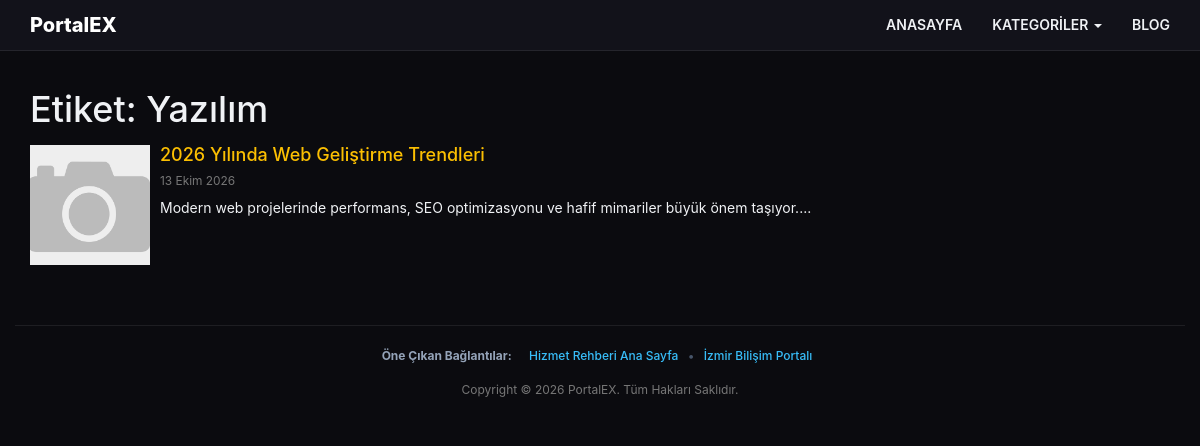
The app's page /etiket/yazilim.html with its own data.
### tables this page shows
CREATE TABLE `ayarlar` (
  `id` INT NOT NULL AUTO_INCREMENT,
  `siteadi` VARCHAR(255) DEFAULT 'Hizmet ve İlan Rehberi',
  `logoyazi` VARCHAR(255) DEFAULT 'PortalEX',
  `meta` TEXT,
  `anahtar` TEXT,
  `telefon` VARCHAR(50) DEFAULT '0555 000 00 00',
  `telefonyazi` VARCHAR(255) DEFAULT 'İletişim & Destek',
  `siteurl` VARCHAR(255) DEFAULT 'http://localhost/',
  `ampurl` VARCHAR(255) DEFAULT 'http://localhost/amp',
  `anasayfa` MEDIUMTEXT,
  `yanpanel` MEDIUMTEXT,
  `copyright` VARCHAR(255) DEFAULT 'Copyright © 2026 PortalEX. All Rights Reserved.',
  `yanpanelbaslik` VARCHAR(255) DEFAULT 'Hızlı Menü',
  `ustalanyazisi` VARCHAR(255) DEFAULT 'Profesyonel Hizmet ve İlan Rehberi',
  `head` TEXT,
  `footer` TEXT,
  `mapsapi` VARCHAR(255) DEFAULT '',
  `analytics` VARCHAR(255) DEFAULT '',
  `renk_arka` VARCHAR(20) DEFAULT '#0f172a',
  `renk_headerarka` VARCHAR(20) DEFAULT '#1e293b',
  `renk_headeryazi` VARCHAR(20) DEFAULT '#ffffff',
  `renk_paketbaslik` VARCHAR(20) DEFAULT '#38bdf8',
  `renk_paketyazi` VARCHAR(20) DEFAULT '#ffffff',
  PRIMARY KEY (`id`)
);

CREATE TABLE `etiketler` (
  `id` INT NOT NULL AUTO_INCREMENT,
  `konu` INT NOT NULL,
  `baslik` VARCHAR(255) NOT NULL,
  `seo` VARCHAR(255) NOT NULL,
  PRIMARY KEY (`id`),
  KEY `idx_etiket_seo` (`seo`),
  KEY `idx_etiket_konu` (`konu`)
);

CREATE TABLE `blog` (
  `id` INT NOT NULL AUTO_INCREMENT,
  `kategori` INT DEFAULT 0,
  `baslik` VARCHAR(255) NOT NULL,
  `aciklama` LONGTEXT,
  `resim` VARCHAR(255) DEFAULT 'resimyok.png',
  `meta` TEXT,
  `anahtar` TEXT,
  `durum` VARCHAR(50) DEFAULT 'Aktif',
  `odak_kelime` VARCHAR(255) DEFAULT '',
  `seo` VARCHAR(255) NOT NULL,
  `paylasim` VARCHAR(50) DEFAULT 'Normal',
  `tarih` VARCHAR(50) DEFAULT '',
  `yayinlanma_tarihi` DATETIME DEFAULT CURRENT_TIMESTAMP,
  `yil` INT DEFAULT 2026,
  `hit` INT DEFAULT 0,
  PRIMARY KEY (`id`),
  KEY `idx_blog_durum` (`durum`),
  KEY `idx_blog_seo` (`seo`)
);

CREATE TABLE `linkler` (
  `id` INT NOT NULL AUTO_INCREMENT,
  `baslik` VARCHAR(255) NOT NULL,
  `url` VARCHAR(255) NOT NULL,
  PRIMARY KEY (`id`)
);

### include/connect.php (called while the page is built, shortened)
<?php
$DB_HOST = getenv('DB_HOST') ?: "localhost";
$DB_NAME = getenv('DB_NAME') ?: "database_name";
$DB_USER = getenv('DB_USER') ?: "database_user";
$DB_PASS = getenv('DB_PASS') !== false ? getenv('DB_PASS') : "";
$charset = 'utf8mb4';
$options = [
    PDO::ATTR_ERRMODE            => PDO::ERRMODE_EXCEPTION,
    PDO::ATTR_DEFAULT_FETCH_MODE => PDO::FETCH_ASSOC,
    PDO::ATTR_EMULATE_PREPARES   => false,
];
$dsn = "mysql:host=$DB_HOST;dbname=$DB_NAME;charset=$charset";
try {
    $conn = new PDO($dsn, $DB_USER, $DB_PASS, $options);
} catch (PDOException $e) {
    error_log("Veritabanı bağlantı hatası: " . $e->getMessage());
    die("Sistemde bir sorun oluştu. Lütfen daha sonra tekrar deneyin.");
}
try {
    $SiteBilgi = $conn->query("SELECT * FROM ayarlar WHERE id = 1 LIMIT 1")->fetch();
} catch (PDOException $e) {
    error_log("Site ayarları çekilemedi: " . $e->getMessage());
    $SiteBilgi = [];
    $AmpBilgi = [];
}
?>

### include/tarihfonksiyonu.php (called while the page is built, shortened)
<?php
function turkcetarih($format, $zaman_damgasi = 'now')
{
    try {
        if (is_numeric($zaman_damgasi)) {
            $tarih_objesi = new DateTime("@$zaman_damgasi");
            $tarih_objesi->setTimezone(new DateTimeZone('Europe/Istanbul'));
        } else {
            $tarih_objesi = new DateTime($zaman_damgasi);
        }
    } catch (Throwable $e) {
        $tarih_objesi = new DateTime();
    }
    try {
        if (class_exists('IntlDateFormatter')) {
            $fmt = new IntlDateFormatter(
                'tr_TR',
                IntlDateFormatter::FULL,
                IntlDateFormatter::FULL,
                'Europe/Istanbul',
                IntlDateFormatter::GREGORIAN,
                $format
            );
            $result = $fmt->format($tarih_objesi);
            if ($result !== false) {
                return $result;
            }
        }
    } catch (Throwable $e) {
    }
    return $tarih_objesi->format('d.m.Y');
}
?>

### etiketsayfasi.php (the view, shortened to what this page needs)
<?php
require_once("include/connect.php");
require_once("include/tarihfonksiyonu.php");
$etiket_seo = isset($_GET['etiket']) ? trim($_GET['etiket']) : '';
$etiketQuery = $conn->prepare("SELECT baslik, seo FROM etiketler WHERE seo = ? LIMIT 1");
$etiketQuery->execute([$etiket_seo]);
$etiket = $etiketQuery->fetch();
$EtiketBaslik = $etiket['baslik'];
$limit = 10;
$sayfa = isset($_GET['sayfa']) ? max(1, intval($_GET['sayfa'])) : 1;
$toplamQuery = $conn->prepare("
    SELECT COUNT(DISTINCT b.id) FROM blog b
    JOIN etiketler e ON e.konu = b.id
    WHERE e.seo = ? AND b.durum = 'Aktif'
");
$toplamQuery->execute([$etiket_seo]);
$toplam = (int)$toplamQuery->fetchColumn();
$sayfasayisi = max(1, (int)ceil($toplam / $limit));
$sayfa = min($sayfa, $sayfasayisi);
$offset = ($sayfa - 1) * $limit;
$yaziQuery = $conn->prepare("
    SELECT DISTINCT b.id, b.seo, b.baslik, b.resim, b.aciklama, b.yayinlanma_tarihi
    FROM blog b
    JOIN etiketler e ON e.konu = b.id
    WHERE e.seo = ? AND b.durum = 'Aktif'
    ORDER BY b.id DESC LIMIT $limit OFFSET $offset
");
$yaziQuery->execute([$etiket_seo]);
$yazilar = $yaziQuery->fetchAll(PDO::FETCH_ASSOC);
require_once("include/header.php");
?>
<body id="top">
<?php include('include/ustmenu.php'); ?>
<main role="main">
    <div class="container" style="padding-top: 70px;">
        <h1>Etiket: <?= htmlspecialchars($EtiketBaslik); ?></h1>
        <?php if (count($yazilar) > 0): ?>
        <?php foreach($yazilar as $yazi): ?>
        <article class="media" style="margin-bottom:20px;">
            <div class="media-left">
                <a href="yazi/<?= htmlspecialchars($yazi['seo']); ?>/<?= intval($yazi['id']); ?>.html">
                    <img class="media-object" src="blogresim/<?= htmlspecialchars($yazi['resim']); ?>" alt="<?= htmlspecialchars($yazi['baslik']); ?>" width="120" height="120" loading="lazy" style="object-fit:cover;">
                </a>
            </div>
            <div class="media-body">
                <h2 class="media-heading" style="font-size:18px;">
                    <a href="yazi/<?= htmlspecialchars($yazi['seo']); ?>/<?= intval($yazi['id']); ?>.html"><?= htmlspecialchars($yazi['baslik']); ?></a>
                </h2>
                <small class="text-muted"><?= turkcetarih('d MMMM yyyy', $yazi['yayinlanma_tarihi']); ?></small>
                <p style="margin-top:5px;"><?= htmlspecialchars(mb_substr(strip_tags($yazi['aciklama']), 0, 200)); ?>...</p>
            </div>
        </article>
        <?php endforeach; ?>
        <?php else: ?>
        <p>Bu etikete ait yayınlanmış yazı bulunmuyor.</p>
        <?php endif; ?>
    </div>
</main>
<?php include('include/alt.php'); ?>
</body>
</html>

### include/ustmenu.php (shortened to what this page needs)
<nav class="navbar navbar-inverse navbar-fixed-top" role="navigation">
    <div class="container">
        <div class="navbar-header">
            <a href="/" class="navbar-brand"><?= htmlspecialchars($SiteBilgi['logoyazi'] ?? ''); ?></a>
        </div>
        <div id="navbar-menu" class="collapse navbar-collapse">
            <ul class="nav navbar-nav navbar-right">
                <li><a href="/">ANASAYFA</a></li>
                <li class="dropdown">
                    <a href="kategori.php" class="dropdown-toggle" data-toggle="dropdown" role="button" aria-haspopup="true" aria-expanded="false">KATEGORİLER <span class="caret"></span></a>
                </li>
                <li><a href="blog">BLOG</a></li>
            </ul>
        </div>
    </div>
</nav>

### include/alt.php (shortened to what this page needs)
<footer id="footer" style="margin-top:40px;">
    <div class="container text-center text-muted" style="padding: 20px 0; border-top: 1px solid rgba(255,255,255,0.08);">
        <?php
        $footer_linkler = $conn->query("SELECT * FROM linkler ORDER BY id ASC")->fetchAll(PDO::FETCH_ASSOC);
        if (count($footer_linkler) > 0):
        ?>
        <div style="margin-bottom:15px; font-size:12px;" class="footer-partner-links">
            <span style="color:#94a3b8; font-weight:bold; margin-right:8px;">Öne Çıkan Bağlantılar:</span>
            <?php foreach($footer_linkler as $index => $plink): ?>
                <a href="<?= htmlspecialchars($plink['url']); ?>" style="color:#38bdf8; text-decoration:none; margin:0 6px; font-weight:500;" target="_blank"><?= htmlspecialchars($plink['baslik']); ?></a>
                <?= ($index < count($footer_linkler) - 1) ? '<span style="color:#475569;">•</span>' : ''; ?>
            <?php endforeach; ?>
        </div>
        <?php endif; ?>
        <p style="margin:0; font-size:12px;"><?= htmlspecialchars($SiteBilgi['copyright'] ?? ''); ?></p>
    </div>
</footer>

### css/main.css (style rules this page uses)
:root { --bg-dark: #0b0b0f; --bg-paper: #13141c; --bg-card: #1a1b26; --text-main: #f0f2f5; --text-muted: #94a3b8; --accent-gold: #fbbf02; --accent-rose: #e11d48; --glass-bg: rgba(19, 20, 28, 0.95); --glass-border: rgba(255, 255, 255, 0.08); --rp-content-max: 1240px; }
body { font-family: -apple-system, BlinkMacSystemFont, "Segoe UI", Roboto, sans-serif; background-color: var(--bg-dark) !important; color: var(--text-main) !important; line-height: 1.6; margin: 0; padding: 0; }
a { color: var(--accent-gold); text-decoration: none; }
.navbar-inverse { background: var(--glass-bg) !important; backdrop-filter: blur(16px); -webkit-backdrop-filter: blur(16px); border-bottom: 1px solid var(--glass-border) !important; }
.navbar-inverse .navbar-brand { font-size: 20px; font-weight: 800; color: #ffffff !important; }
.navbar-inverse .navbar-nav > li > a { color: var(--text-main) !important; font-weight: 600; }

### records on screen
ayarlar: logoyazi "PortalEX", copyright "Copyright © 2026 PortalEX. Tüm Hakları Saklıdır."
etiketler: baslik "Yazılım"
blog: resim (picture), baslik "2026 Yılında Web Geliştirme Trendleri", yayinlanma_tarihi "13 Ekim 2026", aciklama "Modern web projelerinde performans, SEO optimizasyonu ve hafif mimariler büyük önem taşıyor."
linkler: baslik "Hizmet Rehberi Ana Sayfa"
linkler: baslik "İzmir Bilişim Portalı"
